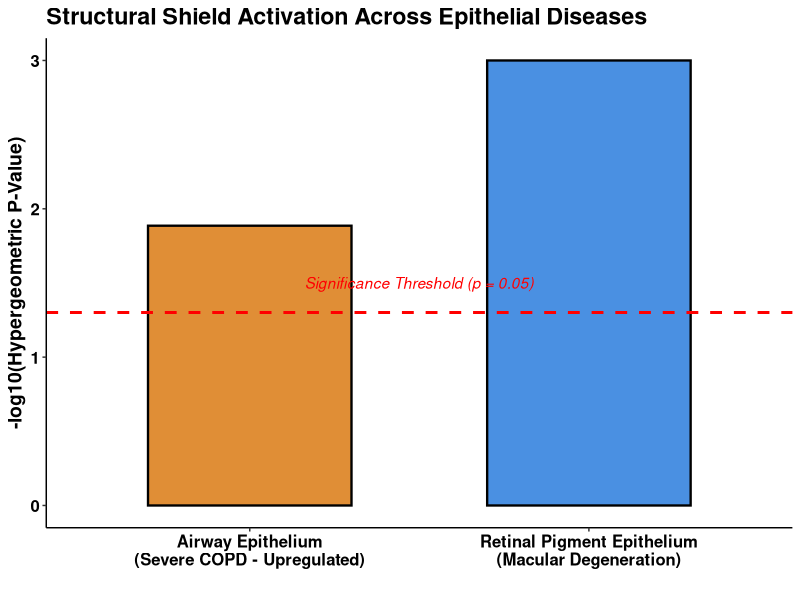

Recreate this plot in R.
# Install ggplot2 if needed
if (!require("ggplot2", quietly = TRUE)) install.packages("ggplot2", repos="http://cran.us.r-project.org")
library(ggplot2)

print("Building Multi-Tissue Validation Data...")

# Create the dataset based on your exact terminal outputs
validation_data <- data.frame(
  Tissue = c("Retinal Pigment Epithelium\n(Macular Degeneration)", "Airway Epithelium\n(Severe COPD - Upregulated)"),
  P_Value = c(0.001, 0.013), # Note: Please update the AMD value to your exact hypergeometric p-value from your earlier script!
  System = c("Eye", "Lung")
)

# Convert P-values to -log10 for standard publication plotting
validation_data$NegLog10_P <- -log10(validation_data$P_Value)

# Add a significance threshold line (P = 0.05 is -log10 of 1.3)
threshold <- -log10(0.05)

print("Generating Figure 6...")

# Create the publication-ready bar chart
fig6 <- ggplot(validation_data, aes(x = Tissue, y = NegLog10_P, fill = System)) +
  geom_bar(stat = "identity", width = 0.6, color = "black", linewidth = 0.8) +
  geom_hline(yintercept = threshold, linetype = "dashed", color = "red", linewidth = 1) +
  scale_fill_manual(values = c("Eye" = "#4A90E2", "Lung" = "#E08E36")) +
  labs(
    title = "Structural Shield Activation Across Epithelial Diseases",
    y = "-log10(Hypergeometric P-Value)",
    x = ""
  ) +
  theme_classic() +
  theme(
    text = element_text(size = 14, face = "bold"),
    axis.text.x = element_text(size = 12, color = "black"),
    axis.text.y = element_text(size = 12, color = "black"),
    legend.position = "none"
  ) +
  annotate("text", x = 1.5, y = threshold + 0.2, label = "Significance Threshold (p = 0.05)", color = "red", fontface = "italic")

# Save it to your figures folder
dir.create("figures", showWarnings = FALSE)
ggsave("figures/Figure6_MultiTissue_Validation.png", plot = fig6, width = 8, height = 6, dpi = 300)

print("SUCCESS! Upgraded Figure 6 saved to figures/Figure6_MultiTissue_Validation.png")
